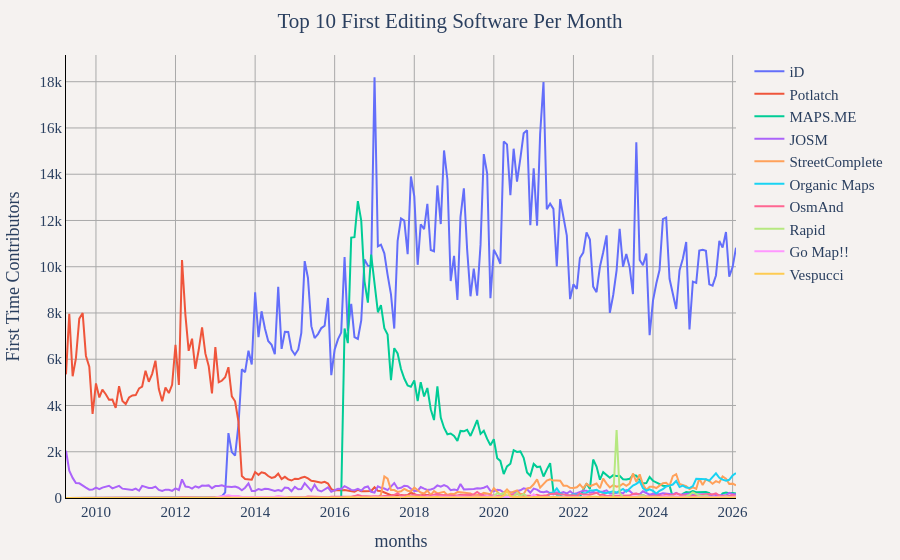

The notebook cell saved with this chart:
### Code cell
df = duckdb.sql("""
WITH top_software AS (
	SELECT created_by
	FROM (
		SELECT
			created_by,
			COUNT(DISTINCT user_name) as total_contributors
		FROM '../changeset_data/year=*/month=*/*.parquet'
		WHERE created_by IS NOT NULL
		GROUP BY created_by
		ORDER BY total_contributors DESC
		LIMIT 10
	)
),
user_first_edit AS (
	SELECT 
		user_name,
		ARG_MIN(created_by, changeset_id) as first_created_by,
		ARG_MIN(year * 100 + month, changeset_id) as year_month
	FROM '../changeset_data/year=*/month=*/*.parquet'
	WHERE created_by IS NOT NULL
	GROUP BY user_name
),
first_software_only AS (
	SELECT 
		user_name,
		first_created_by as created_by,
		CONCAT(CAST(year_month // 100 as VARCHAR), '-', LPAD(CAST(year_month % 100 as VARCHAR), 2, '0')) as months
	FROM user_first_edit
	WHERE first_created_by IN (SELECT created_by FROM top_software)
),
monthly_first_software_counts AS (
	SELECT 
		months,
		created_by,
		COUNT(DISTINCT user_name) as first_time_users
	FROM first_software_only
	GROUP BY months, created_by
)
SELECT 
	months,
	created_by,
	first_time_users as 'First Time Contributors'
FROM monthly_first_software_counts
ORDER BY months""").df()
util.show_figure(
    [
        util.FigureConfig(
            title="Top 10 First Editing Software Per Month",
            x_col="months",
            y_col="First Time Contributors",
            group_col="created_by",
            query_or_df=df,
        ),
    ],
)

### Figure 1 — Plotly figure (JSON) as saved in the notebook; plotly's stock layout.template omitted (floating-point values rounded to 4 significant figures; data arrays with more than 128 entries replaced by an {"elided": "..."} marker saying what was removed)
{"data": [{"hovertemplate": "iD<br>%{x}<br>%{y:,} First Time Contributors<extra></extra>", "name": "iD", "type": "scatter", "visible": true, "x": {"elided": "203 str values"}, "y": {"elided": "203 int values"}}, {"hovertemplate": "Potlatch<br>%{x}<br>%{y:,} First Time Contributors<extra></extra>", "name": "Potlatch", "type": "scatter", "visible": true, "x": {"elided": "203 str values"}, "y": {"elided": "203 int values"}}, {"hovertemplate": "MAPS.ME<br>%{x}<br>%{y:,} First Time Contributors<extra></extra>", "name": "MAPS.ME", "type": "scatter", "visible": true, "x": {"elided": "203 str values"}, "y": {"elided": "203 int values"}}, {"hovertemplate": "JOSM<br>%{x}<br>%{y:,} First Time Contributors<extra></extra>", "name": "JOSM", "type": "scatter", "visible": true, "x": {"elided": "203 str values"}, "y": {"elided": "203 int values"}}, {"hovertemplate": "StreetComplete<br>%{x}<br>%{y:,} First Time Contributors<extra></extra>", "name": "StreetComplete", "type": "scatter", "visible": true, "x": {"elided": "203 str values"}, "y": {"elided": "203 int values"}}, {"hovertemplate": "Organic Maps<br>%{x}<br>%{y:,} First Time Contributors<extra></extra>", "name": "Organic Maps", "type": "scatter", "visible": true, "x": {"elided": "203 str values"}, "y": {"elided": "203 int values"}}, {"hovertemplate": "OsmAnd<br>%{x}<br>%{y:,} First Time Contributors<extra></extra>", "name": "OsmAnd", "type": "scatter", "visible": true, "x": {"elided": "203 str values"}, "y": {"elided": "203 int values"}}, {"hovertemplate": "Rapid<br>%{x}<br>%{y:,} First Time Contributors<extra></extra>", "name": "Rapid", "type": "scatter", "visible": true, "x": {"elided": "203 str values"}, "y": {"elided": "203 int values"}}, {"hovertemplate": "Go Map!!<br>%{x}<br>%{y:,} First Time Contributors<extra></extra>", "name": "Go Map!!", "type": "scatter", "visible": true, "x": {"elided": "203 str values"}, "y": {"elided": "203 int values"}}, {"hovertemplate": "Vespucci<br>%{x}<br>%{y:,} First Time Contributors<extra></extra>", "name": "Vespucci", "type": "scatter", "visible": true, "x": {"elided": "203 str values"}, "y": {"elided": "203 int values"}}], "layout": {"barmode": "stack", "font": {"family": "Times", "size": 15}, "margin": {"b": 55, "l": 55, "r": 55, "t": 55}, "paper_bgcolor": "#f5f2f0", "plot_bgcolor": "#f5f2f0", "title": {"text": "Top 10 First Editing Software Per Month", "x": 0.5}, "xaxis": {"gridcolor": "darkgray", "linecolor": "black", "showgrid": true, "tickcolor": "black", "title": {"text": "months"}, "zerolinecolor": "darkgray"}, "yaxis": {"gridcolor": "darkgray", "linecolor": "black", "rangemode": "tozero", "showgrid": true, "tickcolor": "black", "title": {"text": "First Time Contributors"}, "zerolinecolor": "darkgray"}}}
